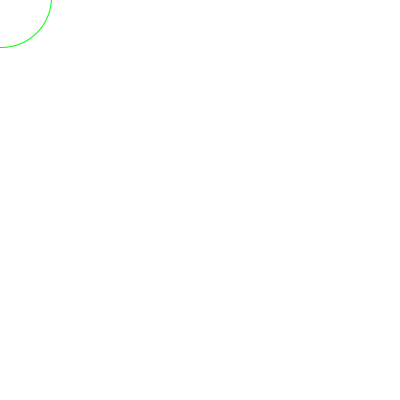
Frame 1 (no input)
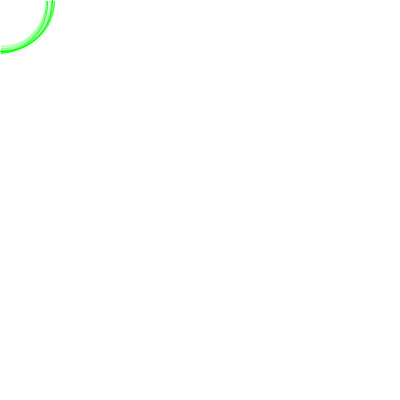
Frame 60 (the mouse pressed at the canvas centre just before this capture)
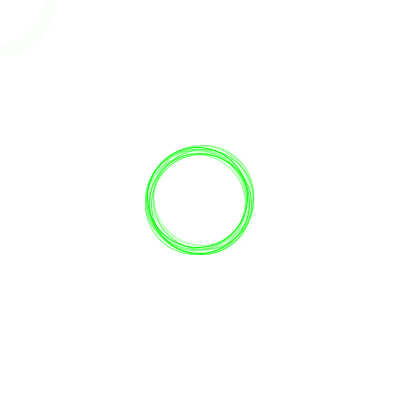
Frame 120 (the mouse held since frame 60 and released just before this capture)

The Processing sketch that drew these frames (run headless with seeded random() and noise(); from frame 60 on, the mouse is pressed at the canvas centre):

// Processing sketch: rambling_round
// ── rambling_round.pde
float x, y;

void setup() {
  size(400, 400);
  background(255);
}

void draw() {
  //まずは前回の背景を半透明の四角で塗りつぶす
  stroke(255);
  fill(255, 255, 255, 25);  //Red, Green, Blue, Alpha
  rect(0, 0, width, height);//軌道をだんだん薄くする

  x=random(-5, 5);
  y=random(-5, 5);//この２変数を足すことで円が震える

  stroke(#00ff00);
  fill(255, 255, 255, 15);
  ellipse(mouseX+x, mouseY+y, 100, 100);
}
